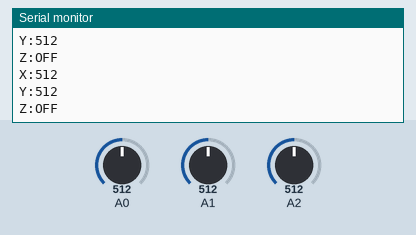
This sketch was run on a simulated Arduino Uno, built with avr-gcc and run on an emulated ATmega328P. Shown: the last lines printed to the serial monitor. Inputs (shaded band) come from the test bench; at power-on: A2 = 512, A0 = 512, A1 = 512.

Above: at 1.8 s.
1.9 s: A2 set to 0
At 2.6 s:
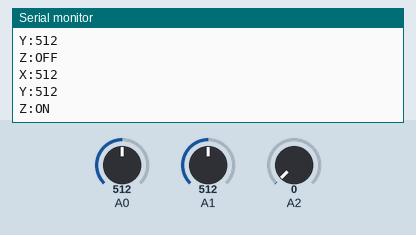
4.5 s: A0 set to 716
At 5.8 s:
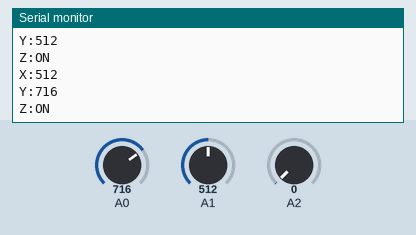
6.0 s: A1 set to 716
At 6.8 s:
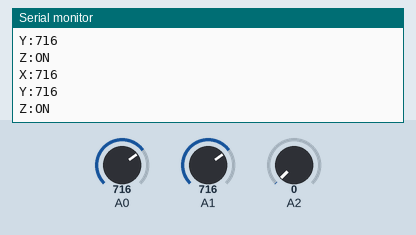
7.5 s: A0 set to 900
At 8.6 s:
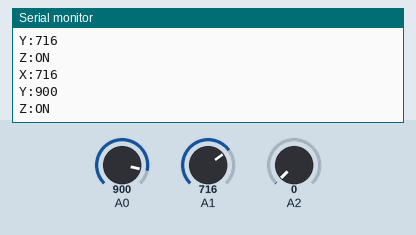
9.0 s: A1 set to 900
At 9.3 s:
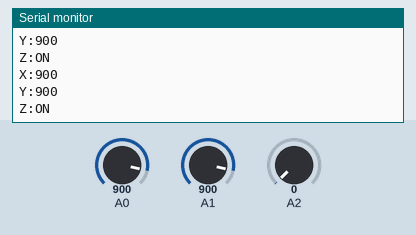
Timing chart, 0 to 11.5 s (numbered marks = the images above; inputs shaded):
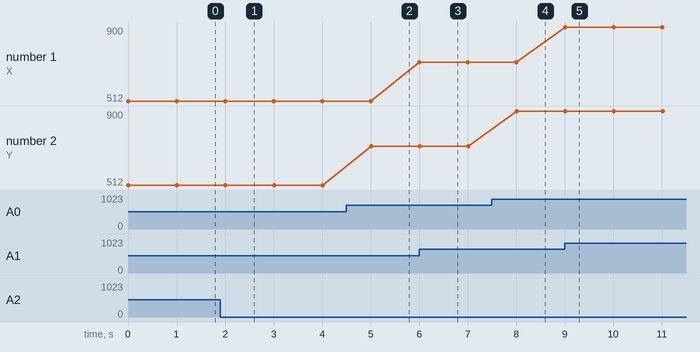

The sketch:

joystick.ino
```cpp
void setup() { Serial.begin(9600); }

void loop() {
  Serial.print("X:");
  Serial.print(analogRead(1), DEC);
  Serial.println();
  Serial.print("Y:");
  Serial.print(analogRead(0), DEC);
  Serial.println();
  Serial.print("Z:");
  Serial.print(analogRead(2) == 0 ? F("ON") : F("OFF"));
  Serial.println();
  delay(1000);
}
```

Measured:
- after the input at 1.9 s, the serial monitor: prints a new line after 0.12 s (image 1)
- after the input at 4.5 s, the serial monitor: prints a new line after 0.51 s (image 2)
- after the input at 6.0 s, the serial monitor: prints a new line at once (image 3)
- after the input at 7.5 s, the serial monitor: prints a new line after 0.51 s (image 4)
- after the input at 9.0 s, the serial monitor: prints a new line at once (image 5)
- plotted number 2: 512 → 716 after the input at 4.5 s, 716 → 900 after the input at 7.5 s
